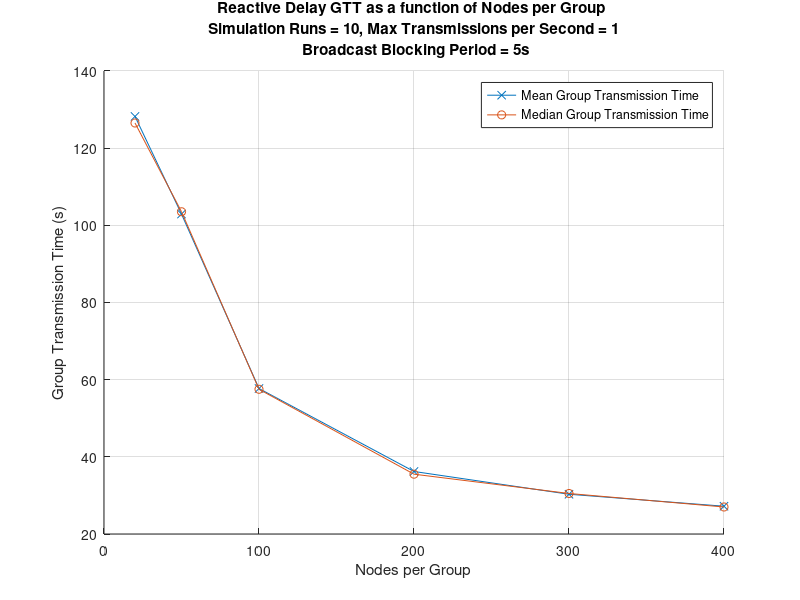
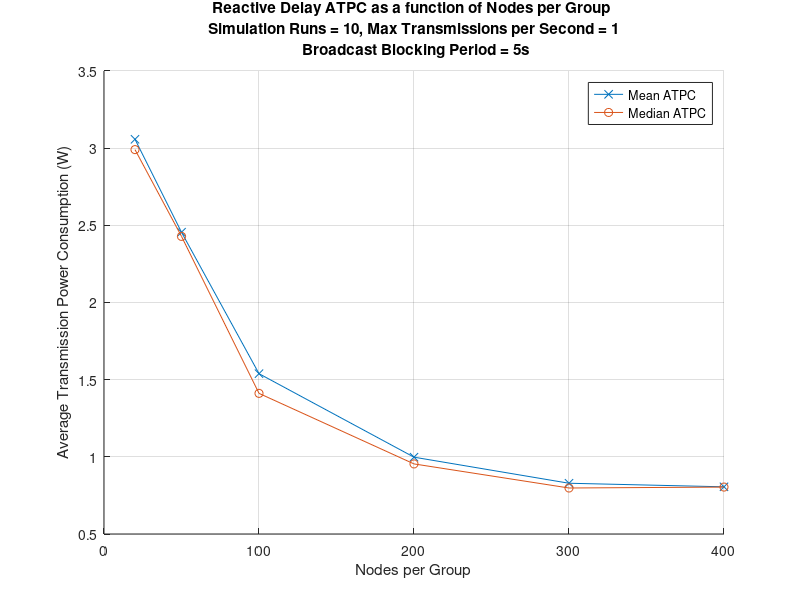
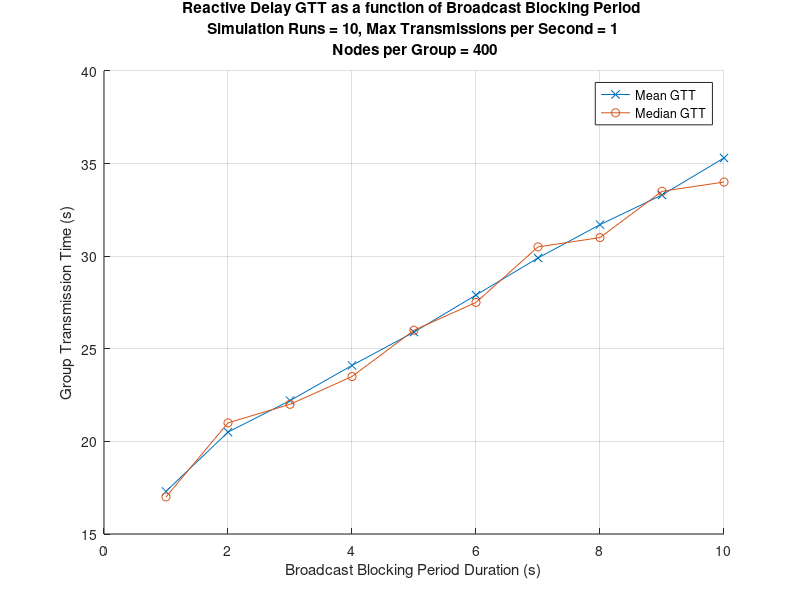
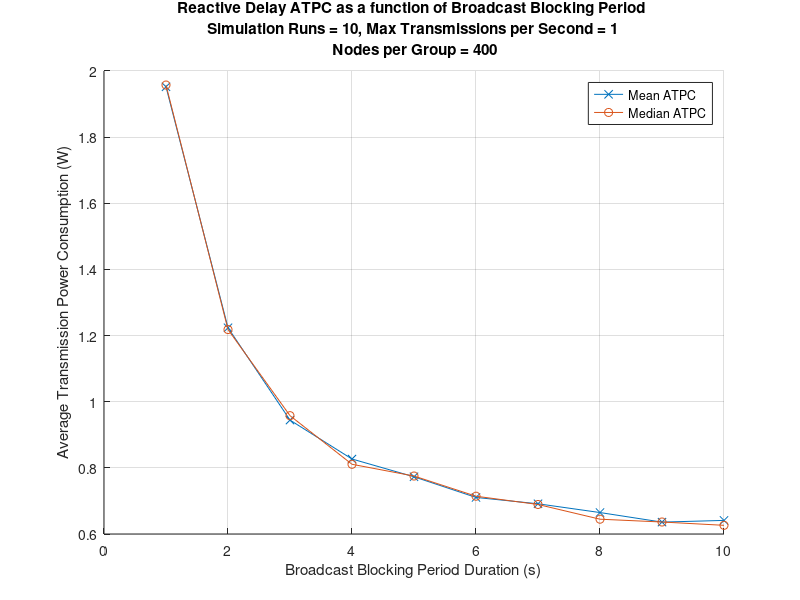

Recreate these plots in MATLAB, in order.
clear
close all

algo = 'Reactive Delay';
number_of_runs = 10;
delay = 5;
transmissions_per_sec = 1;

nodes = [
    20
    50
    100
    200
    300
    400
    ];

mean_GTT = [
    128.2
    102.9000
    57.7000
    36.2000 
    30.3000
    27.2000
    ];

median_GTT = [
    126.5
    103.5
    57.5000
    35.5000
    30.5000
    27
    ];

mean_ATPC = [
    3.0570
    2.4548
    1.5386
    0.9977
    0.8288
    0.8057
    ];

median_ATPC = [
    2.99
    2.4280
    1.4110
    0.9540
    0.7980
    0.8040
    ];

figure(1)
hold on
plot(nodes,mean_GTT,'-x')
plot(nodes,median_GTT,'-o')
hold off
grid on
xlabel('Nodes per Group')
ylabel('Group Transmission Time (s)')
legend('Mean Group Transmission Time', 'Median Group Transmission Time', 'Location', 'best')
str = sprintf('%s GTT as a function of Nodes per Group \n Simulation Runs = %d, Max Transmissions per Second = %d \n Broadcast Blocking Period = %ds',algo,number_of_runs,transmissions_per_sec,delay);
title(str);

figure(2)
hold on
plot(nodes,mean_ATPC,'-x')
plot(nodes,median_ATPC,'-o')
hold off
grid on
xlabel('Nodes per Group')
ylabel('Average Transmission Power Consumption (W)')
legend('Mean ATPC', 'Median ATPC', 'Location', 'best')
str = sprintf('%s ATPC as a function of Nodes per Group \n Simulation Runs = %d, Max Transmissions per Second = %d \n Broadcast Blocking Period = %ds',algo,number_of_runs,transmissions_per_sec,delay);
title(str);

n = 400;

blocking_period = [
    1
    2
    3
    4
    5
    6
    7
    8
    9
    10
    ];

bp1_GTT = [
    16
    18
    18
    17
    19
    16
    18
    17
    17
    17
    ];

bp2_GTT = [
    19
    21
    19
    18
    19
    23
    21
    23
    21
    21
    ];

bp3_GTT = [
    21
    20
    21
    23
    22
    23
    23
    22
    25
    22
    ];

bp4_GTT = [
    27
    22
    23
    24
    25
    22
    23
    26
    23
    26
    ];

bp5_GTT = [
    28
    26
    23
    27
    23
    24
    29
    26
    25
    28
    ];

bp6_GTT = [
    25
    27
    30
    29
    27
    28
    29
    27
    25
    32
    ];

bp7_GTT = [
    27
    26
    34
    31
    30
    25
    34
    31
    30
    31
    ];

bp8_GTT = [
    33
    35
    29
    31
    27
    30
    29
    37
    31
    35
    ];

bp9_GTT = [
    28
    31
    40
    36
    35
    28
    32
    36
    35
    32
    ];

bp10_GTT = [
    34
    34
    37
    40
    37
    33
    34
    36
    34
    34
    ];

bp_mean_GTT = [
    mean(bp1_GTT);
    mean(bp2_GTT);
    mean(bp3_GTT);
    mean(bp4_GTT);
    mean(bp5_GTT);
    mean(bp6_GTT);
    mean(bp7_GTT);
    mean(bp8_GTT);
    mean(bp9_GTT);
    mean(bp10_GTT);
    ];

bp_median_GTT = [
    median(bp1_GTT);
    median(bp2_GTT);
    median(bp3_GTT);
    median(bp4_GTT);
    median(bp5_GTT);
    median(bp6_GTT);
    median(bp7_GTT);
    median(bp8_GTT);
    median(bp9_GTT);
    median(bp10_GTT);
    ];

bp1_ATPC = [
    1.792500
    2.194500
    1.983500
    1.908000
    1.993500
    1.785500
    1.999500
    1.849500
    1.931000
    2.081000
    ];

bp2_ATPC = [
    1.187000
    1.199500
    1.154000
    1.080000
    1.189000
    1.295500
    1.281500
    1.336000
    1.236500
    1.275500
    ];

bp3_ATPC = [
    8.850000e-01
    8.690000e-01
    8.980000e-01
    1.042000
    9.455000e-01
    9.715000e-01
    1.016500
    9.700000e-01
    1.019000
    8.270000e-1
    ];

bp4_ATPC = [
    9.650000e-01
    7.675000e-01
    7.830000e-01
    8.265000e-01
    8.610000e-01
    7.495000e-01
    7.950000e-01
    8.910000e-01
    7.830000e-01
    8.455000e-01
    ];

bp5_ATPC = [
    8.270000e-01
    7.970000e-01
    6.860000e-01
    7.875000e-01
    8.305000e-01
    8.055000e-01
    7.630000e-01
    7.300000e-01
    7.545000e-01
    7.485000e-01
    ];

bp6_ATPC = [
    6.455000e-01
    7.110000e-01
    7.530000e-01
    7.175000e-01
    6.865000e-01
    7.390000e-01
    7.230000e-01
    7.025000e-01
    6.270000e-01
    8.005000e-01
    ];

bp7_ATPC = [
    6.815000e-01
    6.285000e-01
    7.385000e-01
    6.990000e-01
    6.840000e-01
    5.935000e-01
    7.480000e-01
    6.945000e-01
    6.745000e-01
    7.715000e-01
    ];

bp8_ATPC = [
    6.960000e-01
    7.320000e-01
    5.955000e-01
    6.580000e-01
    6.315000e-01
    6.090000e-01
    6.160000e-01
    7.075000e-01
    6.270000e-01
    7.760000e-01
    ];

bp9_ATPC = [
    5.480000e-01
    6.340000e-01
    5.715000e-01
    7.470000e-01
    6.785000e-01
    5.610000e-01
    6.385000e-01
    6.615000e-01
    7.210000e-01
    5.985000e-01
    ];

bp10_ATPC = [
    6.015000e-01
    6.335000e-01
    6.845000e-01
    6.910000e-01
    6.655000e-01
    6.190000e-01
    6.090000e-01
    6.845000e-01
    6.130000e-01
    6.095000e-01
    ];

bp_mean_ATPC = [
    mean(bp1_ATPC);
    mean(bp2_ATPC);
    mean(bp3_ATPC);
    mean(bp4_ATPC);
    mean(bp5_ATPC);
    mean(bp6_ATPC);
    mean(bp7_ATPC);
    mean(bp8_ATPC);
    mean(bp9_ATPC);
    mean(bp10_ATPC);
    ];

bp_median_ATPC = [
    median(bp1_ATPC);
    median(bp2_ATPC);
    median(bp3_ATPC);
    median(bp4_ATPC);
    median(bp5_ATPC);
    median(bp6_ATPC);
    median(bp7_ATPC);
    median(bp8_ATPC);
    median(bp9_ATPC);
    median(bp10_ATPC);
    ];

figure(3)
hold on
plot(blocking_period,bp_mean_GTT,'-x')
plot(blocking_period,bp_median_GTT,'-o')
hold off
grid on
xlabel('Broadcast Blocking Period Duration (s)')
ylabel('Group Transmission Time (s)')
legend('Mean GTT', 'Median GTT', 'Location', 'best')
str = sprintf('%s GTT as a function of Broadcast Blocking Period \n Simulation Runs = %d, Max Transmissions per Second = %d \n Nodes per Group = %d',algo,number_of_runs,transmissions_per_sec,400);
title(str);

figure(4)
hold on
plot(blocking_period,bp_mean_ATPC,'-x')
plot(blocking_period,bp_median_ATPC,'-o')
hold off
grid on
xlabel('Broadcast Blocking Period Duration (s)')
ylabel('Average Transmission Power Consumption (W)')
legend('Mean ATPC', 'Median ATPC', 'Location', 'best')
str = sprintf('%s ATPC as a function of Broadcast Blocking Period \n Simulation Runs = %d, Max Transmissions per Second = %d \n Nodes per Group = %d',algo,number_of_runs,transmissions_per_sec,400);
title(str);
